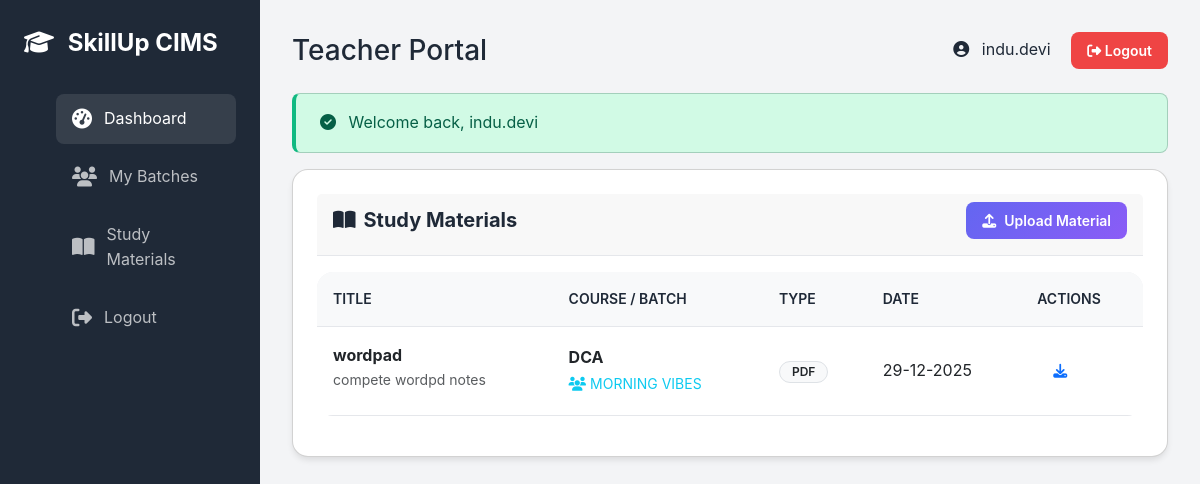
Screenshot of /public/teacher/materials (signed in) with the database file from the repository.
### tables this page shows
CREATE TABLE `study_materials` (
  `id` int(10) UNSIGNED NOT NULL,
  `course_id` int(10) UNSIGNED NOT NULL,
  `batch_id` int(10) UNSIGNED DEFAULT NULL,
  `title` varchar(200) NOT NULL,
  `description` text DEFAULT NULL,
  `file_type` enum('pdf','video','document','link','other') NOT NULL,
  `file_path` varchar(255) DEFAULT NULL,
  `file_size` int(11) DEFAULT NULL COMMENT 'File size in bytes',
  `file_url` varchar(500) DEFAULT NULL COMMENT 'External URL if applicable',
  `is_public` tinyint(1) DEFAULT 0 COMMENT 'Public or restricted',
  `uploaded_by` int(10) UNSIGNED DEFAULT NULL,
  `created_at` timestamp NOT NULL DEFAULT current_timestamp(),
  `updated_at` timestamp NOT NULL DEFAULT current_timestamp() ON UPDATE current_timestamp()
);

CREATE TABLE `courses` (
  `id` int(10) UNSIGNED NOT NULL,
  `course_code` varchar(20) NOT NULL,
  `course_name` varchar(200) NOT NULL,
  `duration` int(11) NOT NULL COMMENT 'Duration in months',
  `fee` decimal(10,2) NOT NULL,
  `regular_price` decimal(10,2) DEFAULT 0.00,
  `offer_price` decimal(10,2) DEFAULT 0.00,
  `description` text DEFAULT NULL,
  `syllabus` text DEFAULT NULL,
  `category` varchar(100) DEFAULT NULL,
  `status` enum('active','inactive') DEFAULT 'active',
  `created_at` timestamp NOT NULL DEFAULT current_timestamp(),
  `updated_at` timestamp NOT NULL DEFAULT current_timestamp() ON UPDATE current_timestamp()
);

CREATE TABLE `batches` (
  `id` int(10) UNSIGNED NOT NULL,
  `batch_name` varchar(100) NOT NULL,
  `course_id` int(10) UNSIGNED NOT NULL,
  `institute_id` int(10) UNSIGNED NOT NULL,
  `teacher_id` int(10) UNSIGNED DEFAULT NULL COMMENT 'Teacher user ID',
  `start_date` date NOT NULL,
  `end_date` date DEFAULT NULL,
  `timing` varchar(50) DEFAULT NULL COMMENT 'e.g., 9:00 AM - 11:00 AM',
  `max_students` int(11) DEFAULT 30,
  `status` enum('active','inactive','completed') DEFAULT 'active',
  `created_at` timestamp NOT NULL DEFAULT current_timestamp(),
  `updated_at` timestamp NOT NULL DEFAULT current_timestamp() ON UPDATE current_timestamp()
);

### app/Controllers/TeacherController.php (called while the page is built, shortened)
<?php
class TeacherController extends Controller
{
    public function materials()
    {
        $db = Database::getInstance();
        $userId = Session::userId();
        $materials = $db->fetchAll("
            SELECT sm.*, c.course_name, b.batch_name
            FROM study_materials sm
            JOIN courses c ON sm.course_id = c.id
            LEFT JOIN batches b ON sm.batch_id = b.id
            WHERE sm.uploaded_by = :teacher_id
            ORDER BY sm.created_at DESC
        ", ['teacher_id' => $userId]);
        $batches = $db->fetchAll("
            SELECT b.*, c.course_name
            FROM batches b
            JOIN courses c ON b.course_id = c.id
            WHERE b.teacher_id = :teacher_id AND b.status = 'active'
        ", ['teacher_id' => $userId]);
        $this->view('teacher/materials', [
            'materials' => $materials,
            'batches' => $batches
        ], 'layouts/teacher');
    }
}

### public/index.php (called while the page is built, shortened)
<?php
spl_autoload_register(function ($class) {
    $paths = [
        __DIR__ . '/../core/' . $class . '.php',
        __DIR__ . '/../app/Controllers/' . $class . '.php',
        __DIR__ . '/../app/Models/' . $class . '.php',
        __DIR__ . '/../app/Middleware/' . $class . '.php',
    ];
    foreach ($paths as $path) {
        if (file_exists($path)) {
            return;
        }
    }
});
require __DIR__ . '/../app/Helpers/helpers.php';
$router = new Router();
$router->dispatch();

### config/database.php (called while the page is built)
<?php
return [
    'host' => getenv('DB_HOST') ?: 'localhost',
    'database' => getenv('DB_NAME') ?: 'skillup_cims',
    'username' => getenv('DB_USER') ?: 'root',
    'password' => getenv('DB_PASS') ?: '',
    'charset' => 'utf8mb4',
    'collation' => 'utf8mb4_unicode_ci',
];

### core/Database.php (called while the page is built, shortened)
<?php
class Database
{
    private static $instance = null;
    private $connection;
    private function __construct()
    {
        try {
            $config = require __DIR__ . '/../config/database.php';
            $dsn = "mysql:host={$config['host']};dbname={$config['database']};charset={$config['charset']}";
            $options = [
                PDO::ATTR_ERRMODE => PDO::ERRMODE_EXCEPTION,
                PDO::ATTR_DEFAULT_FETCH_MODE => PDO::FETCH_ASSOC,
                PDO::ATTR_EMULATE_PREPARES => false,
            ];
            $this->connection = new PDO($dsn, $config['username'], $config['password'], $options);
        } catch (PDOException $e) {
            die("Database Connection Failed: " . $e->getMessage());
        }
    }
    public static function getInstance()
    {
        if (self::$instance === null) {
            self::$instance = new self();
        }
        return self::$instance;
    }
    public function query($sql, $params = [])
    {
        try {
            $stmt = $this->connection->prepare($sql);
            $stmt->execute($params);
            return $stmt;
        } catch (PDOException $e) {
            error_log("Query Error: " . $e->getMessage());
            throw $e;
        }
    }
    public function fetchAll($sql, $params = [])
    {
        $stmt = $this->query($sql, $params);
        return $stmt->fetchAll();
    }
}

### core/Session.php (called while the page is built, shortened)
<?php
class Session
{
    public static function get($key, $default = null)
    {
        return $_SESSION[$key] ?? $default;
    }
    public static function has($key)
    {
        return isset($_SESSION[$key]);
    }
    public static function isAuthenticated()
    {
        return self::has('user_id') && self::has('user_role');
    }
    public static function userId()
    {
        return self::get('user_id');
    }
    public static function userRole()
    {
        return self::get('user_role');
    }
}

### app/Helpers/helpers.php (called while the page is built, shortened)
<?php
function url($path = '')
{
    $appUrl = 'http://localhost/skillup/public';
    $appUrl = rtrim($appUrl, '/');
    $path = ltrim($path, '/');
    if (str_contains($path, 'public/') && str_ends_with($appUrl, 'public')) {
        $path = str_replace('public/', '', $path);
    }
    return $appUrl . '/' . $path;
}
function e($string)
{
    return htmlspecialchars($string ?? '', ENT_QUOTES, 'UTF-8');
}
function formatDate($date, $format = 'd-m-Y')
{
    return date($format, strtotime($date));
}
function uploadUrl($path = '')
{
    return url('public/uploads/' . ltrim($path, '/'));
}

### views/teacher/materials.php (the view, shortened to what this page needs)
<div class="row mb-4">
    <div class="col-md-12">
        <div class="card">
            <div class="card-header d-flex justify-content-between align-items-center">
                <h5 class="card-title mb-0">
                    <i class="fas fa-book-open me-2"></i>Study Materials
                </h5>
                <button class="btn btn-primary btn-sm" data-bs-toggle="modal" data-bs-target="#uploadModal">
                    <i class="fas fa-upload me-2"></i>Upload Material
                </button>
            </div>
            <div class="card-body">
                <?php if (empty($materials)): ?>
                    <div class="text-center py-5 text-muted">
                        <i class="fas fa-cloud-upload-alt fa-4x mb-3 opacity-50"></i>
                        <p class="h5">No materials uploaded yet.</p>
                        <p>Share notes, assignments, and resources with your students.</p>
                    </div>
                <?php else: ?>
                    <div class="table-responsive">
                        <table class="table table-hover align-middle">
                            <thead class="table-light">
                                <tr>
                                    <th>Title</th>
                                    <th>Course / Batch</th>
                                    <th>Type</th>
                                    <th>Date</th>
                                    <th>Actions</th>
                                </tr>
                            </thead>
                            <tbody>
                                <?php foreach ($materials as $material): ?>
                                    <tr>
                                        <td>
                                            <div class="fw-bold"><?= e($material['title']) ?></div>
                                            <small class="text-muted text-truncate"
                                                style="max-width: 250px; display: inline-block;">
                                                <?= e($material['description']) ?>
                                            </small>
                                        </td>
                                        <td>
                                            <div class="fw-bold"><?= e($material['course_name']) ?></div>
                                            <?php if (!empty($material['batch_name'])): ?>
                                                <small class="text-info">
                                                    <i class="fas fa-users me-1"></i><?= e($material['batch_name']) ?>
                                                </small>
                                            <?php else: ?>
                                                <small class="text-secondary">All Batches</small>
                                            <?php endif; ?>
                                        </td>
                                        <td>
                                            <span class="badge bg-light text-dark border">
                                                <?= strtoupper($material['file_type']) ?>
                                            </span>
                                        </td>
                                        <td>
                                            <?= formatDate($material['created_at']) ?>
                                        </td>
                                        <td>
                                            <a href="<?= uploadUrl('materials/' . $material['file_path']) ?>"
                                                class="btn btn-sm btn-outline-primary" download target="_blank">
                                                <i class="fas fa-download"></i>
                                            </a>
                                        </td>
                                    </tr>
                                <?php endforeach; ?>
                            </tbody>
                        </table>
                    </div>
                <?php endif; ?>
            </div>
        </div>
    </div>
</div>

### core/Router.php (shortened to what this page needs)
<?php
class Router
{
    private $routes = [];
    private function addRoute($method, $uri, $controller, $action, $middleware = [])
    {
        if (strpos($controller, '@') !== false && $action === null) {
            list($controller, $action) = explode('@', $controller);
        }
        $this->routes[] = [
            'method' => $method,
            'uri' => $uri,
            'controller' => $controller,
            'action' => $action,
            'middleware' => $middleware
        ];
    }
    public function dispatch()
    {
        $requestUri = $this->getRequestUri();
        $requestMethod = $_SERVER['REQUEST_METHOD'];
        foreach ($this->routes as $route) {
            if ($route['method'] === $requestMethod && $this->matchRoute($route['uri'], $requestUri, $params)) {
                $controllerClass = $route['controller'];
                $action = $route['action'];
                if (class_exists($controllerClass)) {
                    $controller = new $controllerClass();
                    if (method_exists($controller, $action)) {
                        call_user_func_array([$controller, $action], $params);
                        return;
                    }
                }
                return;
            }
        }
    }
    private function matchRoute($routeUri, $requestUri, &$params = [])
    {
        $pattern = preg_replace('/\{(\w+)\}/', '([^/]+)', $routeUri);
        $pattern = '#^' . $pattern . '$#';
        if (preg_match($pattern, $requestUri, $matches)) {
            return true;
        }
        return false;
    }
    private function getRequestUri()
    {
        $uri = parse_url($_SERVER['REQUEST_URI'], PHP_URL_PATH);
        $scriptName = dirname($_SERVER['SCRIPT_NAME']);
        if ($scriptName !== '/' && strpos($uri, $scriptName) === 0) {
            $uri = substr($uri, strlen($scriptName));
        }
        return rtrim($uri, '/') ?: '/';
    }
}

### public/assets/css/custom.css (style rules this page uses)
:root { --primary-color: #6366f1; --secondary-color: #8b5cf6; --accent-color: #ec4899; --gradient-start: #667eea; --gradient-end: #764ba2; --dark: #1f2937; --light: #f9fafb; --white: #ffffff; --gray-100: #f3f4f6; --gray-200: #e5e7eb; --gray-300: #d1d5db; --gray-600: #4b5563; --gray-800: #1f2937; --success: #10b981; --warning: #f59e0b; --danger: #ef4444; --info: #3b82f6; --spacing-sm: 0.5rem; --spacing-md: 1rem; --spacing-lg: 1.5rem; --spacing-xl: 2rem; --radius-sm: 0.375rem; --radius-md: 0.5rem; --radius-lg: 1rem; --radius-full: 9999px; --shadow-sm: 0 1px 2px 0 rgba(0, 0, 0, 0.05); --shadow-md: 0 4px 6px -1px rgba(0, 0, 0, 0.1); --shadow-lg: 0 10px 15px -3px rgba(0, 0, 0, 0.1); --shadow-xl: 0 20px 25px -5px rgba(0, 0, 0, 0.1); }
* { margin: 0; padding: 0; box-sizing: border-box; }
body { font-family: 'Inter', 'Segoe UI', Tahoma, Geneva, Verdana, sans-serif; color: var(--gray-800); background-color: var(--gray-100); line-height: 1.6; overflow-x: hidden; }
.btn { display: inline-block; padding: 0.75rem 1.5rem; border-radius: var(--radius-md); font-weight: 600; text-decoration: none; transition: all 0.3s ease; border: none; cursor: pointer; font-size: 1rem; }
.btn-primary { background: linear-gradient(135deg, var(--primary-color), var(--secondary-color)); color: white; }
.btn-sm { padding: 0.5rem 1rem; font-size: 0.875rem; }
.card { background: white; border-radius: var(--radius-lg); box-shadow: var(--shadow-md); padding: 1.5rem; margin-bottom: 1.5rem; transition: all 0.3s ease; }
.card-header { border-bottom: 1px solid var(--gray-200); padding-bottom: 1rem; margin-bottom: 1rem; }
.card-title { font-size: 1.25rem; font-weight: 700; color: var(--dark); margin: 0; }
.card-body { padding: 0; }
.table-responsive { overflow-x: auto; }
.table { width: 100%; background: white; border-radius: var(--radius-lg); overflow: hidden; }
.table thead { background: var(--gray-100); }
.table th, .table td { padding: 1rem; text-align: left; border-bottom: 1px solid var(--gray-200); }
.table th { font-weight: 600; color: var(--dark); font-size: 0.875rem; text-transform: uppercase; }
.badge { display: inline-block; padding: 0.25rem 0.75rem; border-radius: var(--radius-full); font-size: 0.75rem; font-weight: 600; }
.d-flex { display: flex; }

### rows the page displays
study_materials: title "wordpad", description "compete wordpd notes", course.course_name "DCA", batch.batch_name "MORNING VIBES", file_type "PDF", created_at "29-12-2025"
